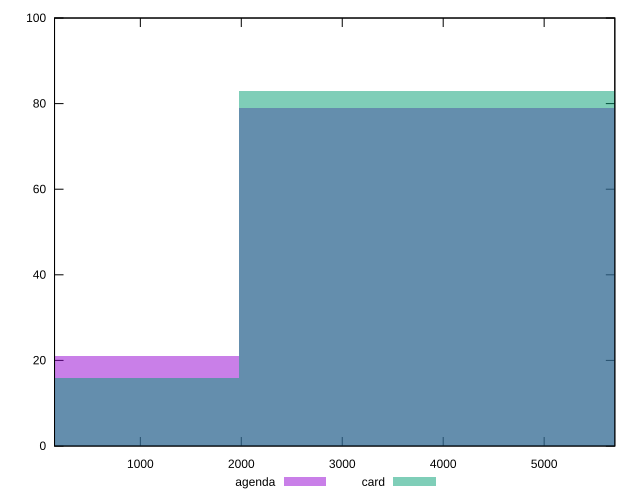

Write gnuplot code to recreate this figure.
reset

$agenda <<EOF
3949.823499284278 79
0 21
EOF

$card <<EOF
3949.823499284278 83
0 16
EOF

set key outside below
set boxwidth 3949.823499284278
set xrange [150:5700]
set yrange [0:100]
set trange [0:100]
set style fill transparent solid 0.5 noborder
set terminal svg size 640, 500 enhanced background rgb 'white'
set output "reports/report_00027_2021-02-24T12-40-31.850Z/uses-text-compression/comparison/histogram/1_vs_2.svg"

plot $agenda title "agenda" with boxes, \
     $card title "card" with boxes

reset
